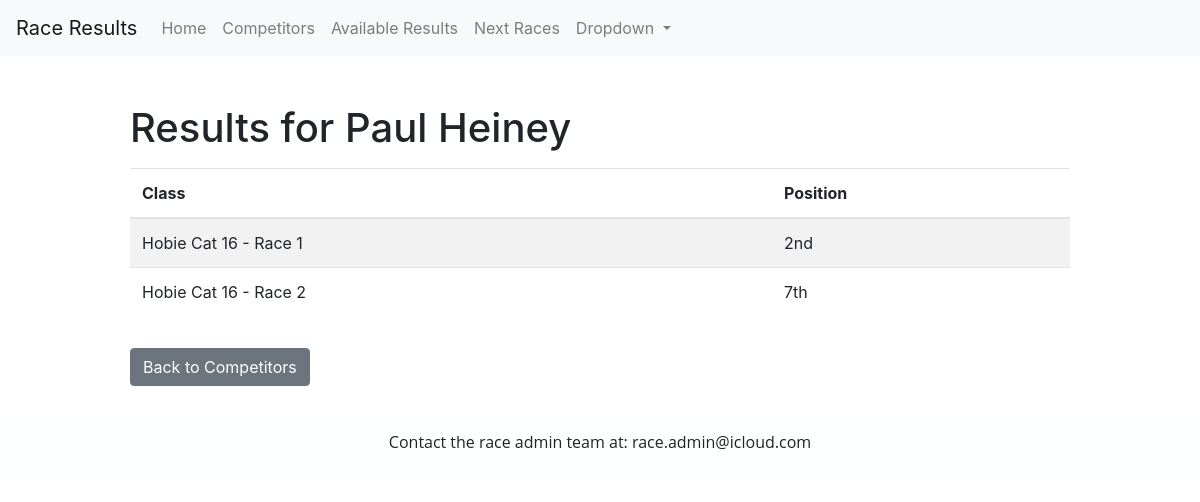
The page /competitor_results/1 on the database its author committed.
### app/models.py (models this page shows)
class Competitor(db.Model):
    __tablename__ ='competitor'
    id = db.Column(db.Integer, primary_key=True)
    first_name = db.Column(db.String(15), index=True, unique=True)
    last_name = db.Column(db.String(25), index=True, unique=True)
    club = db.Column(db.String(100))
    age = db.Column(db.Integer)
    competitor_races = db.relationship('CompetitorRace', back_populates='competitor')

class CompetitorRace(db.Model):
    __tablename__= 'competitor_races'
    id = db.Column(db.Integer, primary_key=True)
    competitor_id = db.Column(db.Integer, db.ForeignKey('competitor.id'), nullable=False) #Foreign key from competitor table
    race_id = db.Column(db.Integer, db.ForeignKey('race.id'), nullable=False) #Foreign key from race table
    result = db.Column(db.String(10)) #stores the result for a competitor in a specific race
    competitor = db.relationship('Competitor', back_populates='competitor_races')
    race = db.relationship('Race', back_populates='competitor_races')

class Race(db.Model):
    __tablename__= 'race'
    id = db.Column(db.Integer, primary_key=True)
    race_date = db.Column(db.DateTime, nullable=False)
    description = db.Column(db.String)
    status = db.Column(db.Boolean, default=False) # true for complete, false for incomplete
    competitor_races = db.relationship('CompetitorRace', back_populates='race')

### app/views.py (the view)
@app.route('/competitor_results/<int:competitor_id>')
def show_competitor_results(competitor_id):
    competitor = Competitor.query.get_or_404(competitor_id)
    results = CompetitorRace.query.filter_by(competitor_id=competitor_id).all()
    return render_template('competitor_results.html', competitor=competitor, results=results)

### app/templates/competitor_results.html (shortened to what this page needs)
{% extends "base.html" %}
{% block content %}
<div class="container">
    <h1 class="mt-4">Results for {{ competitor.first_name }} {{ competitor.last_name }}</h1>
    <table class="table table-striped mt-3">
        <thead>
            <tr>
                <th>Class</th>
                <th>Position</th>
            </tr>
        </thead>
        <tbody>
            {% for result in results %}
            <tr>
                <td>{{ result.race.description }}</td>
                <td>{{ result.result }}</td>
            </tr>
            {% endfor %}
        </tbody>
    </table>
    <a href="{{ url_for('competitors') }}" class="btn btn-secondary mt-3">Back to Competitors</a>
</div>
</body>
</html>
{% endblock %}

### app/static/style.css (style rules this page uses)
body, h1, h2, h3, p, ul, li { margin: 0; padding: 0; }

### rows shown on the page
Competitor: first_name "Paul", last_name "Heiney"
CompetitorRace: race.description "Hobie Cat 16 - Race 1", result "2nd"
CompetitorRace: race.description "Hobie Cat 16 - Race 2", result "7th"
